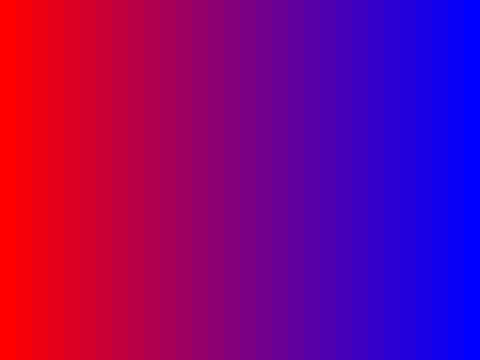
Frame 1 (no input)
Frame 60 (the mouse pressed at the canvas centre just before this capture): identical to frame 1, image omitted
Frame 120 (the mouse held since frame 60 and released just before this capture): identical to frame 1, image omitted

The Processing sketch that drew this single still picture (run headless with seeded random() and noise(); from frame 60 on, the mouse is pressed at the canvas centre):

// Processing sketch: myRGBgradation
// ── myRGBgradation.pde
//myRGBGradation
  void setup() {
    size(480, 360);
    noStroke();
  }

  int nStep = 30;

  void draw() {
    color r = color(255, 0, 0);
    color b = color(0, 0, 255);
    
    float tileWidth = width / nStep;
    for (int i = 0; i < nStep; i++) {
      color mixed = lerpColor(r, b, map(i, 0, nStep - 1, 0, 1));
      fill(mixed);
      rect(tileWidth * i, 0, tileWidth, height);
    }
  }
